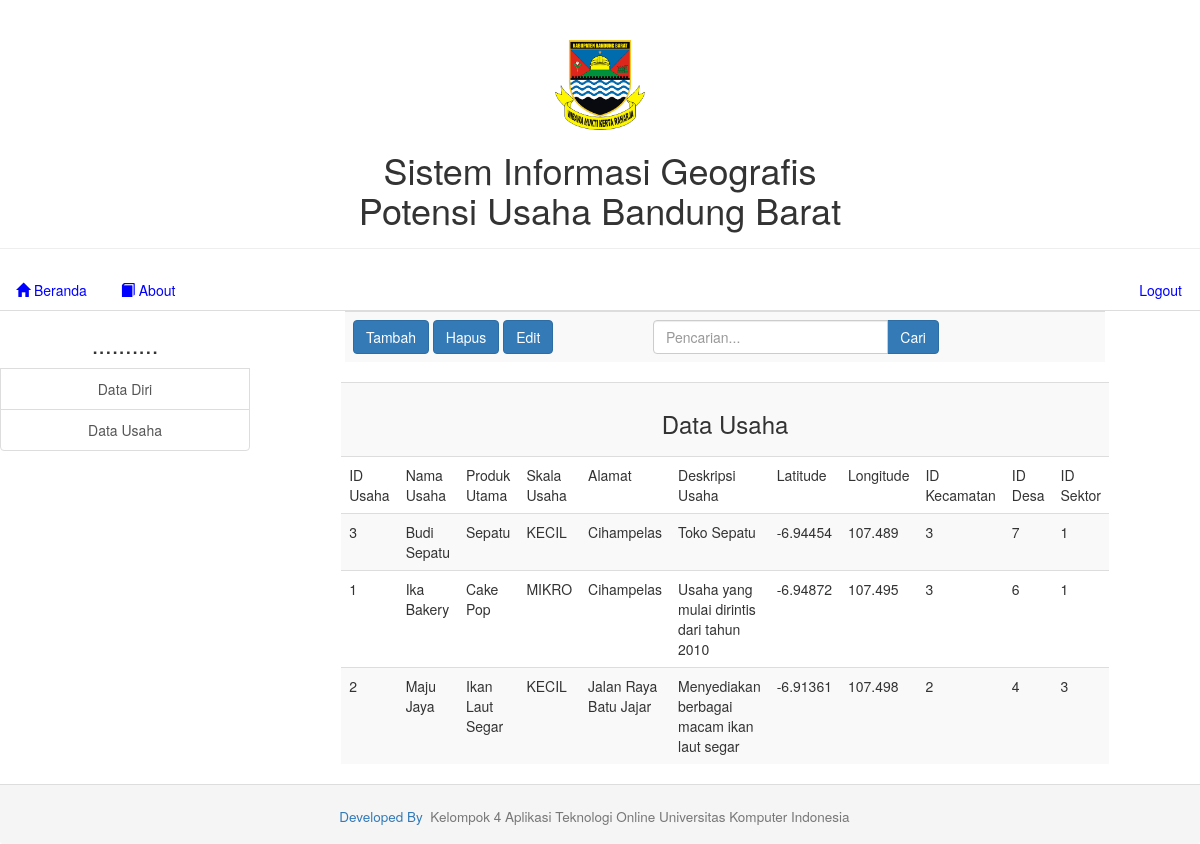
The page /pemilik_usaha/usaha_view.php on the database as committed earlier.
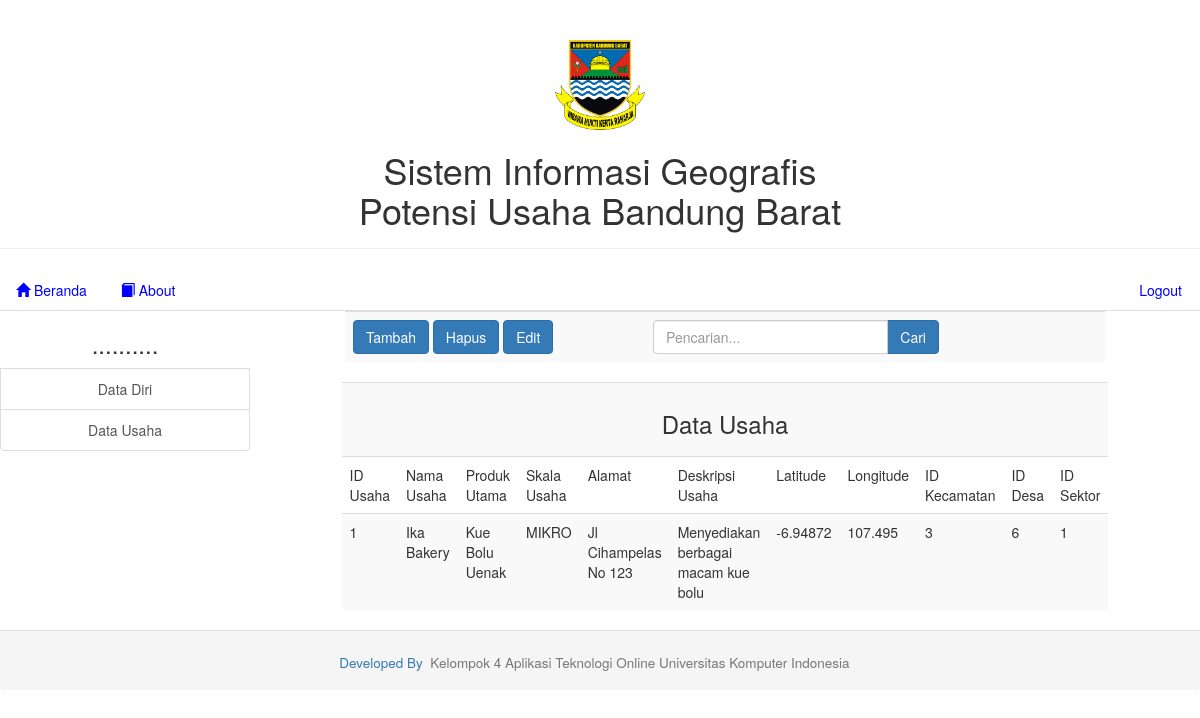
The same page on the database as committed later.
### tables this page shows
CREATE TABLE IF NOT EXISTS `data_usaha` (
`id_usaha` int(11) NOT NULL,
  `nama_usaha` varchar(30) NOT NULL,
  `produk_utama` varchar(20) NOT NULL,
  `alamat_usaha` varchar(50) NOT NULL,
  `deskripsi_usaha` varchar(100) NOT NULL,
  `lat` float NOT NULL,
  `lng` float NOT NULL,
  `id_kec` int(11) NOT NULL,
  `id_desa` int(11) NOT NULL,
  `id_sektor` int(11) NOT NULL,
  `skala` enum('MIKRO','KECIL','MENENGAH') NOT NULL,
  `dihapus` char(1) DEFAULT 'T',
  `aktivasi` enum('ACTIVE','DEACTIVE') NOT NULL DEFAULT 'DEACTIVE',
  `no_ktp` varchar(30) NOT NULL,
  `tgl_daftar` datetime NOT NULL
);

### pemilik_usaha/usaha_view.php (the view, shortened to what this page needs)
<!DOCTYPE html>
<html lang="en">
  <head>
    <?php include("lib_func.php"); ?>
    <link href="css/bootstrap.min.css" rel="stylesheet">
  </head>
  <body>
    <table width="100%" align="center" border=0 >
      <tr>
        <td colspan=2 align="center" >
        </td>
      </tr>
      <tr>
        <td width="250px" valign="top">
        </td>
        <td valign="top" >
          <table class="table table-striped" align="center">
            <tr>
              <td align="left" width="300px">
                <a href="usaha_form_tambah.php"><button type="button" class="btn btn-primary">Tambah</button></a>
                <a href="usaha_hapus.php"><button type="button" class="btn btn-primary">Hapus</button></a>
                <a href="usaha_edit.php"><button type="button" class="btn btn-primary">Edit</button></a>
              </td>
              <td align="center">
                <div class="row">
                  <div class="col-lg-8">
                    <div class="input-group">
                      <input type="text" class="form-control" placeholder="Pencarian...">
                      <span class="input-group-btn">
                        <button class="btn btn-primary" type="button">Cari</button>
                      </span>
                    </div>
                  </div>
                </div>
              </td>
            </tr>
          </table>
          <?php
            $link=koneksi_db();
            $sql="select * from data_usaha order by nama_usaha";
            $res=mysql_query($sql,$link);
            $banyakrecord=mysql_num_rows($res);
            if($banyakrecord>0){
              ?>
              <table class="table table-striped" align="center">
                <tr>
                  <td colspan=11 align="center" valign="middle"><font></font><h3>Data Usaha</h3></td>
                </tr>
                <tr>
                  <td>ID Usaha</td>
                  <td>Nama Usaha</td>
                  <td>Produk Utama</td>
                  <td>Skala Usaha</td>
                  <td>Alamat</td>
                  <td>Deskripsi Usaha</td>
                  <td>Latitude</td>
                  <td>Longitude</td>
                  <td>ID Kecamatan</td>
                  <td>ID Desa</td>
                  <td>ID Sektor</td>
                </tr>
                <?php
                  while($data=mysql_fetch_array($res)){
                    ?>
                    <tr>
                      <td>
                        <?php echo $data['id_usaha'];?>
                      </td>
                      <td>
                        <?php echo $data['nama_usaha'];?>
                      </td>
                      <td>
                        <?php echo $data['produk_utama'];?>
                      </td>
                      <td>
                        <?php echo $data['skala'];?>
                      </td>
                      <td>
                        <?php echo $data['alamat_usaha'];?>
                      </td>
                      <td>
                        <?php echo $data['deskripsi_usaha'];?>
                      </td>
                      <td>
                        <?php echo $data['lat'];?>
                      </td>
                      <td>
                        <?php echo $data['lng'];?>
                      </td>
                      <td>
                        <?php echo $data['id_kec'];?>
                      </td>
                      <td>
                        <?php echo $data['id_desa'];?>
                      </td>
                      <td>
                        <?php echo $data['id_sektor'];?>
                      </td>
                    </tr>
                    <?php
                  }?>
            </table>
            <?php
        }else{
          ?>
          <div class="alert alert-warning" role="alert">Data Usaha tidak ditemukan !!</div>
          <?php
        }?>
              </table>
      <tr>
        <td colspan=2>
        </td>
      </tr>
  </body>
</html>

Rows that differ between the two databases and show on the page:
removed data_usaha: id_usaha "3", nama_usaha "Budi Sepatu", produk_utama "Sepatu", skala "KECIL", alamat_usaha "Cihampelas", deskripsi_usaha "Toko Sepatu", lat "-6.94454", lng "107.489", id_kec "3", id_desa "7", id_sektor "1"
removed data_usaha: id_usaha "2", nama_usaha "Maju Jaya", produk_utama "Ikan Laut Segar", skala "KECIL", alamat_usaha "Jalan Raya Batu Jajar", deskripsi_usaha "Menyediakan berbagai macam ikan laut segar", lat "-6.91361", lng "107.498", id_kec "2", id_desa "4", id_sektor "3"
changed data_usaha "Ika Bakery": produk_utama "Cake Pop" → "Kue Bolu Uenak"; alamat_usaha "Cihampelas" → "Jl Cihampelas No 123"; deskripsi_usaha "Usaha yang mulai dirintis dari tahun 2010" → "Menyediakan berbagai macam kue bolu"
